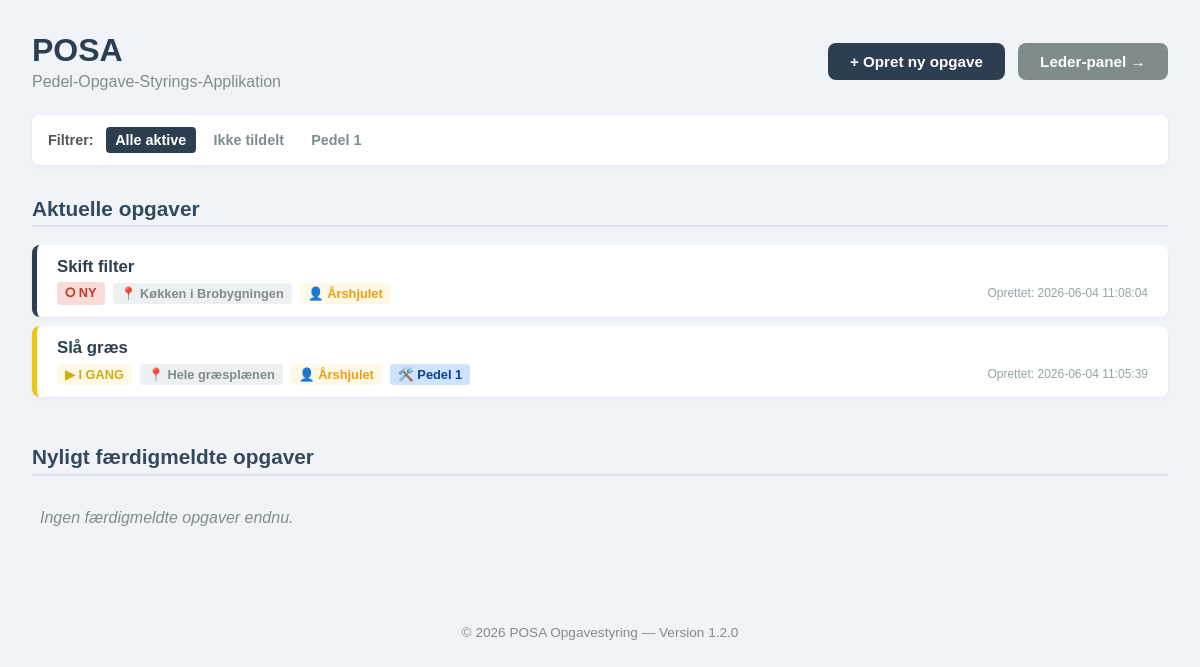
The page / on the database its author committed.
### tables this page shows
CREATE TABLE janitors (
                id INTEGER PRIMARY KEY AUTOINCREMENT,
                name TEXT NOT NULL UNIQUE
            );

CREATE TABLE tasks (
                id INTEGER PRIMARY KEY AUTOINCREMENT,
                title TEXT NOT NULL,
                description TEXT,
                location TEXT,
                reporter_name TEXT,
                status TEXT DEFAULT 'Ny',
                assigned_janitor TEXT,
                created_at TIMESTAMP DEFAULT CURRENT_TIMESTAMP,
                completed_at TIMESTAMP,
                internal_notes TEXT
            );

### app.py (the view)
@app.route("/")
def index():
    view = request.args.get("view", "all")
    with get_db() as conn:
        janitors_list = [row["name"] for row in conn.execute("SELECT name FROM janitors ORDER BY name ASC").fetchall()]
        active_query = "SELECT * FROM tasks WHERE status != 'Færdig'"
        finished_query = "SELECT * FROM tasks WHERE status = 'Færdig'"
        params = []
        if view == "unassigned":
            active_query += " AND (assigned_janitor IS NULL OR assigned_janitor = '' OR assigned_janitor = 'None')"
        elif view in janitors_list:
            active_query += " AND assigned_janitor = ?"
            params.append(view)
        active_query += " ORDER BY created_at DESC"
        finished_query += " ORDER BY completed_at DESC LIMIT 10"
        active_tasks = conn.execute(active_query, params).fetchall()
        finished_tasks = conn.execute(finished_query).fetchall()
    return render_template(
        "index.html",
        active_tasks=active_tasks,
        finished_tasks=finished_tasks,
        view=view,
        janitors=janitors_list,
        version=APP_VERSION
    )

### app.py (called while the page is built)
def get_db():
    conn = sqlite3.connect(DATABASE)
    conn.row_factory = sqlite3.Row
    return conn

### templates/index.html (shortened to what this page needs)
<!DOCTYPE html>
<html lang="da">
<head>
</head>
<body>
    <div class="header-container">
        <div>
            <h1>POSA</h1>
            <p class="subtitle">Pedel-Opgave-Styrings-Applikation</p>
        </div>
        <div>
            <a href="/create" class="btn btn-primary">+ Opret ny opgave</a>
            <a href="/admin" class="btn btn-admin">Leder-panel →</a>
        </div>
    </div>
    <div class="filter-bar">
        <span style="font-weight:bold; font-size:0.9rem; color:#555; margin-right:0.25rem;">Filtrer:</span>
        <a href="/?view=all" class="filter-link {% if view == 'all' %}active{% endif %}">Alle aktive</a>
        <a href="/?view=unassigned" class="filter-link {% if view == 'unassigned' %}active{% endif %}">Ikke tildelt</a>
        {% for name in janitors %}
            <a href="/?view={{ name }}" class="filter-link {% if view == name %}active{% endif %}">{{ name }}</a>
        {% endfor %}
    </div>
    <h2 class="section-title">Aktuelle opgaver</h2>
    <div class="grid">
        {% if active_tasks %}
            {% for task in active_tasks %}
                <div class="card task-card {% if task['assigned_janitor'] and task['assigned_janitor'] != '' %}card-status-igang{% endif %}"
                     data-title="{{ task['title'] or '' }}"
                     data-description="{{ task['description'] or '' }}"
                     data-location="{{ task['location'] or '' }}"
                     data-reporter="{{ task['reporter_name'] or '' }}"
                     data-status="{% if task['status'] == 'Færdig' %}✓ Færdig{% elif task['assigned_janitor'] and task['assigned_janitor'] != '' %}▶ I gang{% else %}⭘ Ny{% endif %}"
                     data-janitor="{{ task['assigned_janitor'] or '' }}"
                     data-time="Oprettet: {{ task['created_at'] or '' }}"
                     data-notes="{{ task['internal_notes'] or '' }}">
                    <h3 class="task-title">{{ task['title'] }}</h3>
                    <div class="meta-row">
                        <span class="tag tag-status {% if task['status'] == 'Færdig' %}status-faerdig{% elif task['assigned_janitor'] and task['assigned_janitor'] != '' %}status-igang{% else %}status-ny{% endif %}">
                            {%- if task['status'] == 'Færdig' -%}
                            ✓ Færdig
                            {%- elif task['assigned_janitor'] and task['assigned_janitor'] != '' -%}
                            ▶ I gang
                            {%- else -%}
                            ⭘ Ny
                            {%- endif -%}
                        </span>
                        {% if task['location'] %}
                            <span class="tag tag-loc">📍 {{ task['location'] }}</span>
                        {% endif %}
                        <span class="tag tag-reporter">👤 {{ task['reporter_name'] or 'Anonym' }}</span>
                        {% if task['assigned_janitor'] %}
                            <span class="tag tag-janitor">🛠️ {{ task['assigned_janitor'] }}</span>
                        {% endif %}
                        <span class="timestamp">Oprettet: {{ task['created_at'] }}</span>
                    </div>
                </div>
            {% endfor %}
        {% else %}
            <p style="color:#7f8c8d; font-style:italic; padding-left: 0.5rem;">Ingen aktive opgaver fundet.</p>
        {% endif %}
    </div>
    <h2 class="section-title">Nyligt færdigmeldte opgaver</h2>
    <div class="grid">
        {% if finished_tasks %}
            {% for task in finished_tasks %}
                <div class="card task-card card-status-faerdig"
                     data-title="{{ task['title'] or '' }}"
                     data-description="{{ task['description'] or '' }}"
                     data-location="{{ task['location'] or '' }}"
                     data-reporter="{{ task['reporter_name'] or '' }}"
                     data-status="✓ Færdig"
                     data-janitor="{{ task['assigned_janitor'] or '' }}"
                     data-time="Udført: {{ task['completed_at'] or '' }}">
                    <h3 class="task-title" style="text-decoration: line-through; color: #7f8c8d;">{{ task['title'] }}</h3>
                    <div class="meta-row">
                        <span class="tag tag-status status-faerdig">✓ Færdig</span>
                        {% if task['location'] %}
                            <span class="tag tag-loc" style="opacity:0.6;">📍 {{ task['location'] }}</span>
                        {% endif %}
                        <span class="tag tag-reporter" style="opacity:0.6;">👤 {{ task['reporter_name'] or 'Anonym' }}</span>
                        {% if task['assigned_janitor'] %}
                            <span class="tag tag-janitor" style="opacity:0.6;"> Udført af: {{ task['assigned_janitor'] }}</span>
                        {% endif %}
                        <span class="timestamp">Udført: {{ task['completed_at'] }}</span>
                    </div>
                </div>
            {% endfor %}
        {% else %}
            <p style="color:#7f8c8d; font-style:italic; padding-left: 0.5rem;">Ingen færdigmeldte opgaver endnu.</p>
        {% endif %}
    </div>
    <footer style="text-align: center; padding: 20px 0; color: #888; font-size: 0.85rem; font-family: sans-serif;">
        <p>&copy; 2026 POSA Opgavestyring — Version {{ version }}</p>
    </footer>
</body>
</html>

### templates/index.html (style rules this page uses)
body { font-family: sans-serif; background-color: #f0f4f8; margin: 0; padding: 2rem; color: #2c3e50; }
.header-container { display: flex; justify-content: space-between; align-items: center; margin-bottom: 1.5rem; }
h1 { margin: 0; color: #2c3e50; }
p.subtitle { color: #7f8c8d; margin-top: 0.25rem; margin-bottom: 0; }
.btn { display: inline-block; padding: 0.6rem 1.4rem; border-radius: 8px; text-decoration: none; font-weight: bold; font-size: 0.95rem; cursor: pointer; border: none; }
.btn-primary { background-color: #2c3e50; color: white; }
.btn-admin { background-color: #7f8c8d; color: white; margin-left: 0.5rem; }
.filter-bar { margin-bottom: 1.5rem; background: white; padding: 0.75rem 1rem; border-radius: 8px; box-shadow: 0 2px 5px rgba(0,0,0,0.05); display: flex; flex-wrap: wrap; align-items: center; gap: 0.5rem; }
.filter-link { text-decoration: none; color: #7f8c8d; font-weight: bold; font-size: 0.9rem; padding: 0.3rem 0.6rem; border-radius: 4px; }
.filter-link.active { color: white; background-color: #2c3e50; }
.grid { display: flex; flex-direction: column; gap: 0.6rem; margin-bottom: 3rem; }
.card { background: white; border-radius: 8px; padding: 0.75rem 1.25rem; box-shadow: 0 2px 5px rgba(0,0,0,0.04); border-left: 5px solid #2c3e50; box-sizing: border-box; cursor: pointer; transition: transform 0.1s, box-shadow 0.1s; }
.card-status-igang { border-left-color: #f1c40f; }
.task-title { font-size: 1.05rem; font-weight: bold; margin: 0 0 0.35rem 0; color: #2c3e50; }
.meta-row { display: flex; flex-wrap: wrap; gap: 0.5rem; font-size: 0.8rem; align-items: center; }
.tag { display: inline-block; padding: 0.2rem 0.5rem; border-radius: 4px; font-weight: bold; background-color: #eef2f7; color: #555; }
.tag-loc { background-color: #ecf0f1; color: #7f8c8d; }
.tag-reporter { background-color: #fef9e7; color: #f39c12; }
.tag-janitor { background-color: #cfe2ff; color: #084298; }
.tag-status { font-weight: bold; text-transform: uppercase; }
.status-ny { background-color: #fadbd8; color: #c0392b; }
.status-igang { background-color: #fef9e7; color: #d4ac0d; }
.timestamp { font-size: 0.75rem; color: #95a5a6; margin-left: auto; }
h2.section-title { font-size: 1.3rem; color: #34495e; border-bottom: 2px solid #dde3ea; padding-bottom: 0.3rem; margin-top: 2rem; }

### rows shown on the page
janitors: name "Pedel 1"
tasks: title "Skift filter", status "⭘ NY", location "Køkken i Brobygningen", reporter_name "Årshjulet", created_at "2026-06-04 11:08:04"
tasks: title "Slå græs", status "▶ I GANG", location "Hele græsplænen", reporter_name "Årshjulet", assigned_janitor "Pedel 1", created_at "2026-06-04 11:05:39"

### other values the page prints
{{ version }} "1.2.0"
